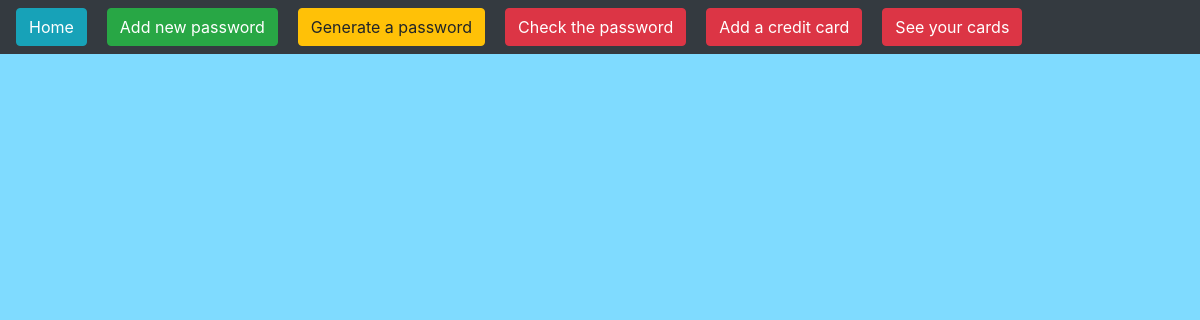
Before: /credit-card-display with the older database file.
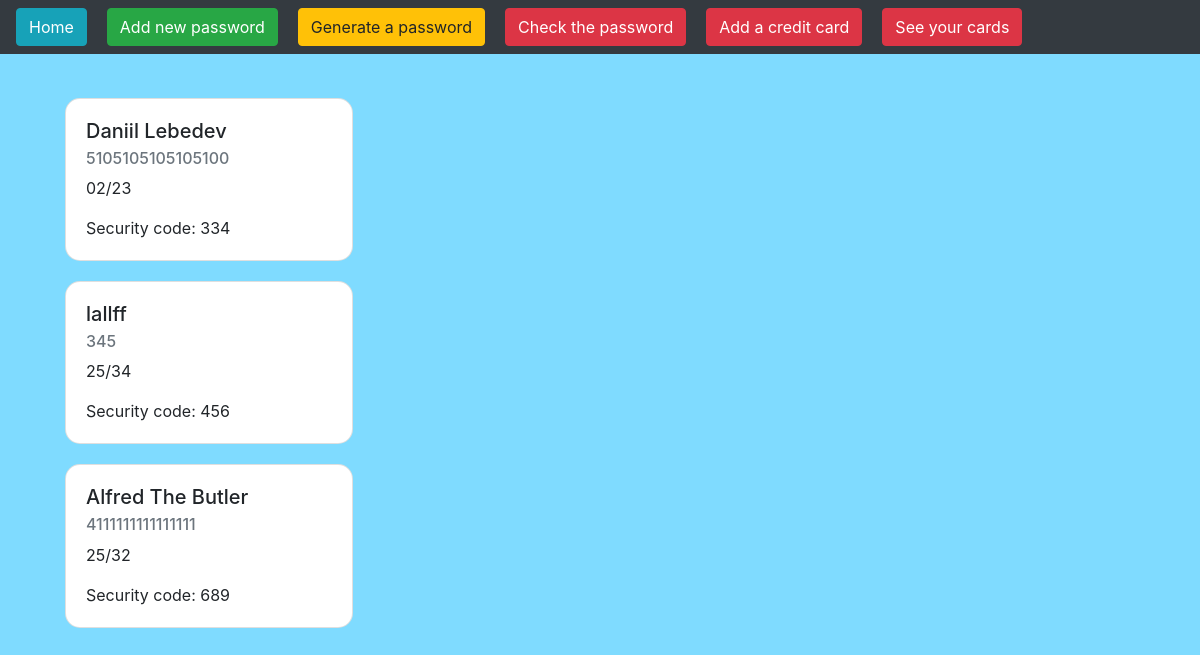
After: the same page with the newer database file.
### passwordgeneratorapp/models.py (models this page shows)
class CreditCard(models.Model):
	name = models.CharField(max_length=50)
	cardNumber = models.IntegerField()
	date = models.CharField(max_length=5)
	securityCode = models.IntegerField()

### passwordgeneratorapp/views.py (the view)
# urls.py: path('credit-card-display', views.creaditCardView, name="CreditCardDisplayPage"),
def creaditCardView(request):
	all_cards = CreditCard.objects.all()
	return render(request, 'displaycreditcard.html', {"all_cards":all_cards})

### passwordgeneratorapp/templates/displaycreditcard.html
{% extends 'base.html' %}
{% block content %}
	<div class="container">
		{% for card in all_cards %}
		<div class="card" style="width: 18rem; margin:20px; border-radius: 15px">
		  <div class="card-body">
		    <h5 class="card-title">{{card.name}}</h5>
		    <h6 class="card-subtitle mb-2 text-muted">{{card.cardNumber}}</h6>
		    <p class="card-text">{{card.date}}</p>
		    <p class="card-text"> Security code: {{card.securityCode}}</p>
		  </div>
		</div>
		{% endfor %}
	</div>
{% endblock %}

Changed rows visible on the page:
added CreditCard: name "Daniil Lebedev", cardNumber "5105105105105100", date "02/23", securityCode "334"
added CreditCard: name "lallff", cardNumber "345", date "25/34", securityCode "456"
added CreditCard: name "Alfred The Butler", cardNumber "4111111111111111", date "25/32", securityCode "689"
